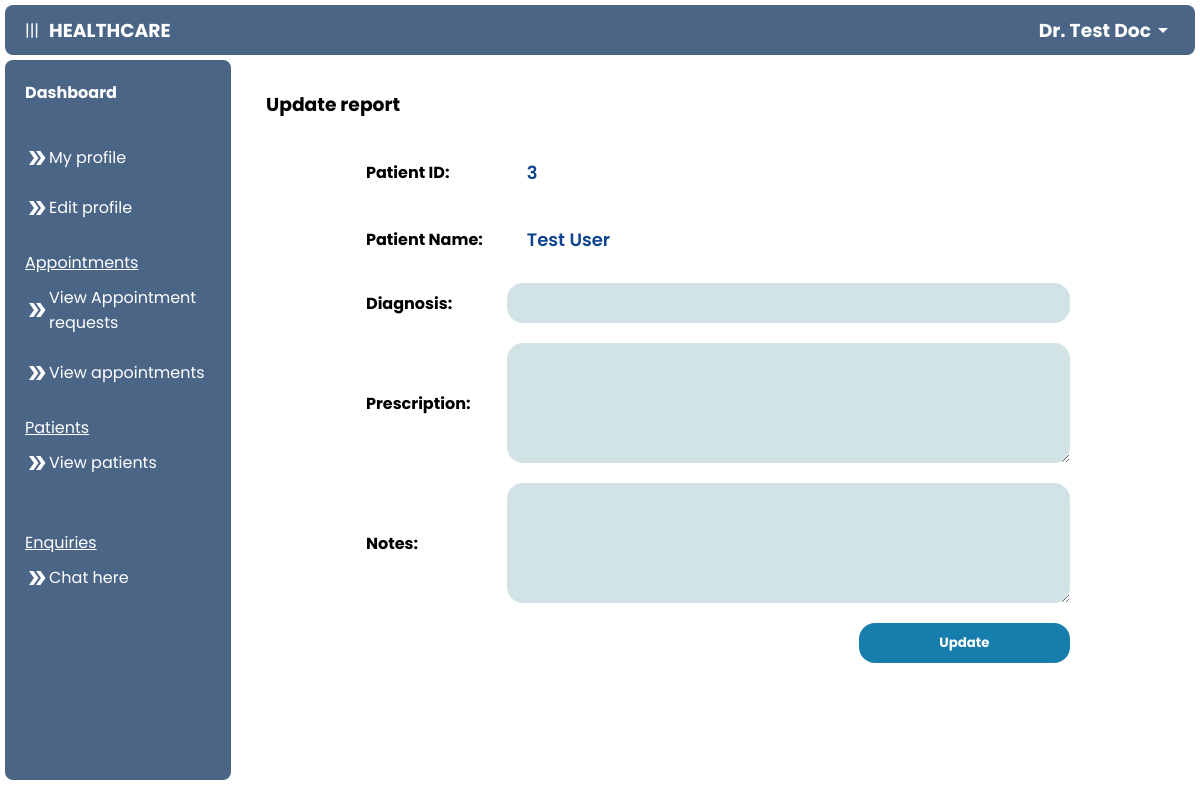
/doctor/update_report.php?a_id=10 (signed in), run on the app's committed database.
### tables this page shows
CREATE TABLE `doctor` (
  `d_id` int(100) NOT NULL,
  `name` varchar(255) NOT NULL,
  `email` varchar(255) NOT NULL,
  `password` varchar(255) NOT NULL,
  `specialization` varchar(255) NOT NULL,
  `fees` int(100) NOT NULL,
  `created_date` datetime NOT NULL DEFAULT CURRENT_TIMESTAMP
);

CREATE TABLE `appointments` (
  `a_id` int(100) NOT NULL,
  `p_id` int(100) NOT NULL,
  `assigned_to_id` int(100) NOT NULL,
  `department` varchar(255) NOT NULL,
  `value` varchar(255) NOT NULL,
  `date` date NOT NULL,
  `note` varchar(255) DEFAULT NULL
);

CREATE TABLE `report` (
  `report_id` int(100) NOT NULL,
  `p_id` int(100) DEFAULT NULL,
  `d_id` int(100) DEFAULT NULL,
  `value` varchar(255) DEFAULT NULL,
  `diagnosis` varchar(255) DEFAULT NULL,
  `prescription` longtext,
  `notes` longtext,
  `appointment_date` date NOT NULL,
  `report_date` datetime NOT NULL DEFAULT CURRENT_TIMESTAMP
);

CREATE TABLE `patient` (
  `p_id` int(11) NOT NULL,
  `name` varchar(255) NOT NULL,
  `email` varchar(255) NOT NULL,
  `password` varchar(255) NOT NULL,
  `address` varchar(255) NOT NULL,
  `age` int(100) NOT NULL,
  `gender` enum('male','female','other') NOT NULL,
  `reg_date` datetime NOT NULL DEFAULT CURRENT_TIMESTAMP
);

### doctor/update_report.php (the view, shortened to what this page needs)
<?php
include ("../connect.php");
?>
<!DOCTYPE html>
<html lang="en">
<head>
    <link rel="stylesheet" href="../css/add.css">
</head>
<body>
<?php include ('navigation.php'); ?>
        <main>
        <h3 style="margin-bottom: 30px;">Update report</h3>
        <?php
        $a_id = $_GET["a_id"];
        $result2 = mysqli_query($con, "SELECT * FROM ((appointments INNER JOIN patient ON appointments.p_id = patient.p_id) INNER JOIN report ON appointments.date = report.appointment_date) WHERE appointments.a_id=$a_id ");
        while ($row2 = mysqli_fetch_array($result2)) {
        $report_id = $row2["report_id"];
        $p_id = $row2["p_id"];
        ?>
        <form action="update_report1.php?report_id=<?php echo $report_id; ?>" method="POST" style="margin-bottom: 50px;">
            <div class="input-row">
                    <h4>Patient ID:</h4>
                    <input type="text" name="p_id" value="<?php echo $p_id ?>" disabled>
                </div>
                <div class="input-row">
                    <h4>Patient Name:</h4>
                    <input type="text" name="p_name" value="<?php echo $row2["name"]; ?>" disabled>
                </div>
                <div class="input-row">
                    <h4>Diagnosis:</h4>
                    <input type="text" name="diagnosis" value="<?php echo $row2["diagnosis"]; ?>">
                </div>
                <div class="input-row">
                    <h4>Prescription:</h4>
                    <textarea name="prescription" cols="30" rows="5"><?php echo $row2["prescription"]; ?></textarea>
                </div>
                <div class="input-row">
                    <h4>Notes:</h4>
                    <textarea name="notes" cols="30" rows="5"><?php echo $row2["notes"]; ?></textarea>
                </div>
                <div class="input-row">
                    <input type="submit" value="Update" style="background-color: rgb(23, 125, 172);color:white; font-weight:700; width:30%;">
                </div>
            </form>
<?php } ?>
        </main>
    </div>
</body>
</html>

### doctor/navigation.php (shortened to what this page needs)
<?php
include('../connect.php');
$email = $_SESSION['email'];
$sql = mysqli_query($con, "SELECT * FROM doctor WHERE email = '$email'");
$row = mysqli_fetch_array($sql);
$name = $row["name"];
?>
<link rel="stylesheet" href="../css/nav.css">
<header>
    <div class="head">
        <div id="nav_button" onclick="nav_button()">|||</div>
        <h3>HEALTHCARE</h3>
    </div>
    <div class="dropdown">
        <div class="user">
            <h3><?php echo $name; ?></h3>
            <span class="material-icons">
            </span>
        </div>
    </div>
</header>
<div class="container">
    <nav id="nav">
        <div class="nav-content">
            <a href="./dashboard.php">
                <h4>Dashboard</h4>
            </a>
        </div>
        <div class="nav-content">
            <u>
                <p></p>
            </u>
            <a href="./my_profile.php?id=<?php echo $row["d_id"]; ?>"><span class="material-icons">
                </span>My profile</a><br>
            <a href="./edit_profile.php?id=<?php echo $row["d_id"]; ?>"><span class="material-icons">
                </span>Edit profile</a>
        </div>
        <div class="nav-content">
            <u>
                <p>Appointments</p>
            </u>
            <a href="./view_request.php"><span class="material-icons">
                </span>View Appointment requests</a><br>
            <a href="./view_appointments.php"><span class="material-icons">
                </span>View appointments</a>
        </div>
        <div class="nav-content">
            <u>
                <p>Patients</p>
            </u>
            <a href="./view_patients.php"><span class="material-icons">
                </span>View patients</a><br>
        </div>
        <div class="nav-content">
            <u>
                <p>Enquiries</p>
            </u>
            <a href="./chat.php"><span class="material-icons">
                </span>Chat here</a><br>
        </div>
    </nav>

### css/add.css (style rules this page uses)
.input-row { margin: 20px 100px; display: flex; align-items: center; justify-content: space-between; }
.input-row input, .input-row textarea, .input-row select { padding: 10px 20px; width: 80%; background-color: rgba(95, 158, 160, 0.288); border: none; border-radius: 1rem; }
.input-row input:disabled { background-color: transparent; color: rgb(16, 68, 145); font-weight: 600; font-size: 18px; }
main { overflow: auto; }

### css/nav.css (style rules this page uses)
* { padding: 0; margin: 0; box-sizing: border-box; font-family: 'Poppins', sans-serif; }
body { overflow: hidden; height: 100vh; }
a { text-decoration: none; color: black; }
header { display: flex; align-items: center; justify-content: space-between; width: 100%-5px; height: 50px; padding:0 20px; background-color: #4B6587; color: #ffffff; border-radius: 0.5rem; margin: 5px; }
.dropdown { position: relative; display: inline-block; }
header .user, .head { display: flex; align-items: center; cursor: pointer; }
.head { gap: 10px; }
.container { display: flex; height: 100%; }
nav { flex: 1; background-color: #4B6587; width: 100%; height: 90%; margin: 5px; margin-top: 0; color: white; border-radius: 0.5rem; overflow: auto; display: block; transition: 0.5s ease-in-out; }
.nav-content { margin: 20px 0; padding: 0 20px; }
.nav-content a { display: flex; align-items: center; text-decoration: none; color: white; font-size: 16px; }
.nav-content p { padding: 10px 0; }
main { flex: 4; width: 100%; padding: 30px; }

### data on the page
doctor: name "Dr. Test Doc"
appointments: p_id "3", p_name "Test User"
